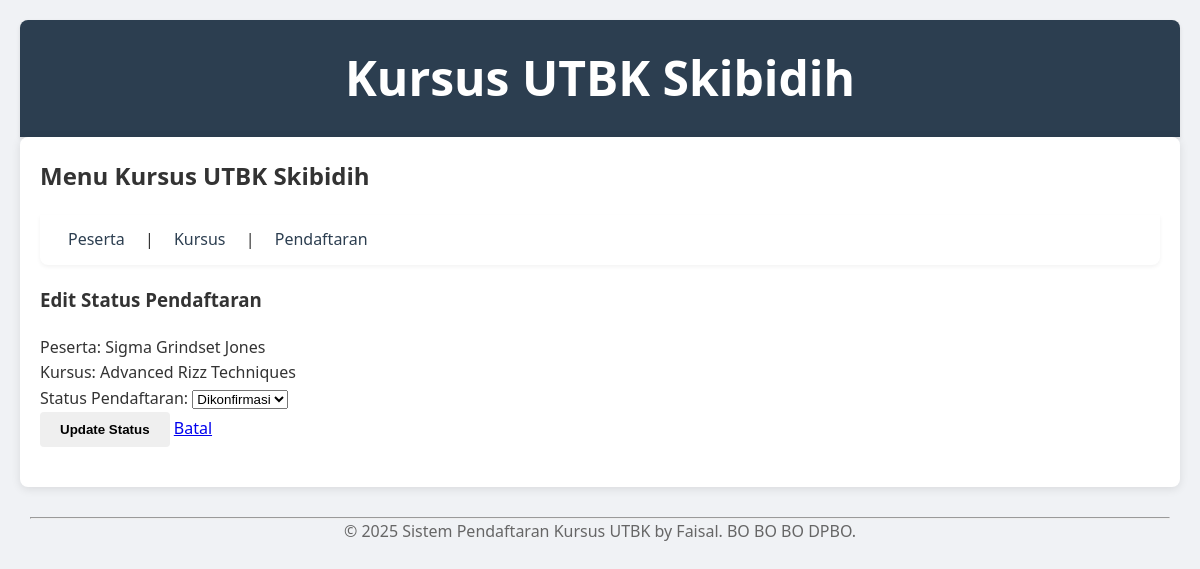
The app's page /index.php?page=pendaftaran&action=edit&id=1 with its own data.
### tables this page shows
CREATE TABLE `pendaftaran` (
  `id` int(11) NOT NULL,
  `peserta_id` int(11) DEFAULT NULL,
  `kursus_id` int(11) DEFAULT NULL,
  `tanggal_daftar` timestamp NULL DEFAULT current_timestamp(),
  `status` enum('Menunggu','Dikonfirmasi','Ditolak') DEFAULT 'Menunggu'
);

CREATE TABLE `peserta` (
  `id` int(11) NOT NULL,
  `nama` varchar(100) NOT NULL,
  `email` varchar(100) NOT NULL,
  `no_telepon` varchar(20) DEFAULT NULL,
  `asal_sekolah` varchar(100) DEFAULT NULL,
  `tanggal_lahir` date DEFAULT NULL
);

CREATE TABLE `kursus` (
  `id` int(11) NOT NULL,
  `nama_kursus` varchar(100) NOT NULL,
  `deskripsi` text DEFAULT NULL,
  `harga` decimal(10,2) DEFAULT NULL,
  `kuota` int(11) DEFAULT NULL
);

### config/db.php (called while the page is built, shortened)
<?php
class Database {
    private $host = "localhost";
    private $username = "root";
    private $password = "";
    private $dbname = "db_kursus";
    public function __construct() {
        try {
            $this->conn = new PDO("mysql:host=$this->host;dbname=$this->dbname", $this->username, $this->password);
        } catch (PDOException $e) {
            echo "Connection failed: " . $e->getMessage();
        }
    }
}
?>

### class/Pendaftaran.php (called while the page is built, shortened)
<?php
require_once 'config/db.php';
class Pendaftaran {
    private $db;
    public function __construct() {
        $this->db = (new Database())->conn;
    }
    public function getPendaftaranById($id) {
        $stmt = $this->db->prepare("
            SELECT p.*, ps.nama AS nama_peserta, k.nama_kursus
            FROM pendaftaran p
            JOIN peserta ps ON p.peserta_id = ps.id
            JOIN kursus k ON p.kursus_id = k.id
            WHERE p.id = :id
        ");
        $stmt->bindParam(':id', $id, PDO::PARAM_INT);
        $stmt->execute();
        return $stmt->fetch(PDO::FETCH_ASSOC);
    }
}
?>

### view/pendaftaran_form.php (the view, shortened to what this page needs)
<h3><?= isset($pendaftaranData) ? 'Edit Status' : 'Tambah' ?> Pendaftaran</h3>
<form action="index.php?page=pendaftaran&action=<?= isset($pendaftaranData) ? 'update_status&id=' . $pendaftaranData['id'] : 'store' ?>" method="post">
    <?php if (!isset($pendaftaranData)): ?>
    <div>
        <label for="peserta_id">Pilih Peserta:</label>
        <select id="peserta_id" name="peserta_id" required>
            <option value="">Pilih Peserta</option>
            <?php foreach ($semuaPeserta as $peserta): ?>
            <option value="<?= $peserta['id'] ?>"><?= htmlspecialchars($peserta['nama']) ?></option>
            <?php endforeach; ?>
        </select>
    </div>
    <div>
        <label for="kursus_id">Pilih Kursus:</label>
        <select id="kursus_id" name="kursus_id" required>
            <option value="">Pilih Kursus</option>
            <?php foreach ($semuaKursus as $kursus): ?>
            <option value="<?= $kursus['id'] ?>"><?= htmlspecialchars($kursus['nama_kursus']) ?></option>
            <?php endforeach; ?>
        </select>
    </div>
    <?php else: ?>
    <div>
        <label>Peserta: <?= htmlspecialchars($pendaftaranData['nama_peserta']) ?></label><br>
        <label>Kursus: <?= htmlspecialchars($pendaftaranData['nama_kursus']) ?></label>
    </div>
    <div>
        <label for="status">Status Pendaftaran:</label>
        <select id="status" name="status" required>
            <option value="Dikonfirmasi" <?= $pendaftaranData['status'] == 'Dikonfirmasi' ? 'selected' : '' ?>>Dikonfirmasi</option>
        </select>
    </div>
    <?php endif; ?>
    <div>
        <button type="submit"><?= isset($pendaftaranData) ? 'Update Status' : 'Tambah Pendaftaran' ?></button>
        <a href="index.php?page=pendaftaran">Batal</a>
    </div>
</form>

### style.css (style rules this page uses)
:root { --primary-color: #2c3e50; --secondary-color: #2980b9; --success-color: #27ae60; --danger-color: #c0392b; --warning-color: #f1c40f; --light-bg: #f8f9fa; }
* { margin: 0; padding: 0; box-sizing: border-box; }
body { font-family: 'Segoe UI', Tahoma, Geneva, Verdana, sans-serif; line-height: 1.6; padding: 20px; max-width: 1200px; margin: 0 auto; background-color: #f0f2f5; color: #333; }
form { margin: 20px 0; }
button, .btn { padding: 10px 20px; border: none; border-radius: 4px; cursor: pointer; font-weight: bold; transition: all 0.3s ease; }

### records on screen
pendaftaran: peserta.nama "Sigma Grindset Jones", kursus.nama_kursus "Advanced Rizz Techniques", status "Dikonfirmasi"
